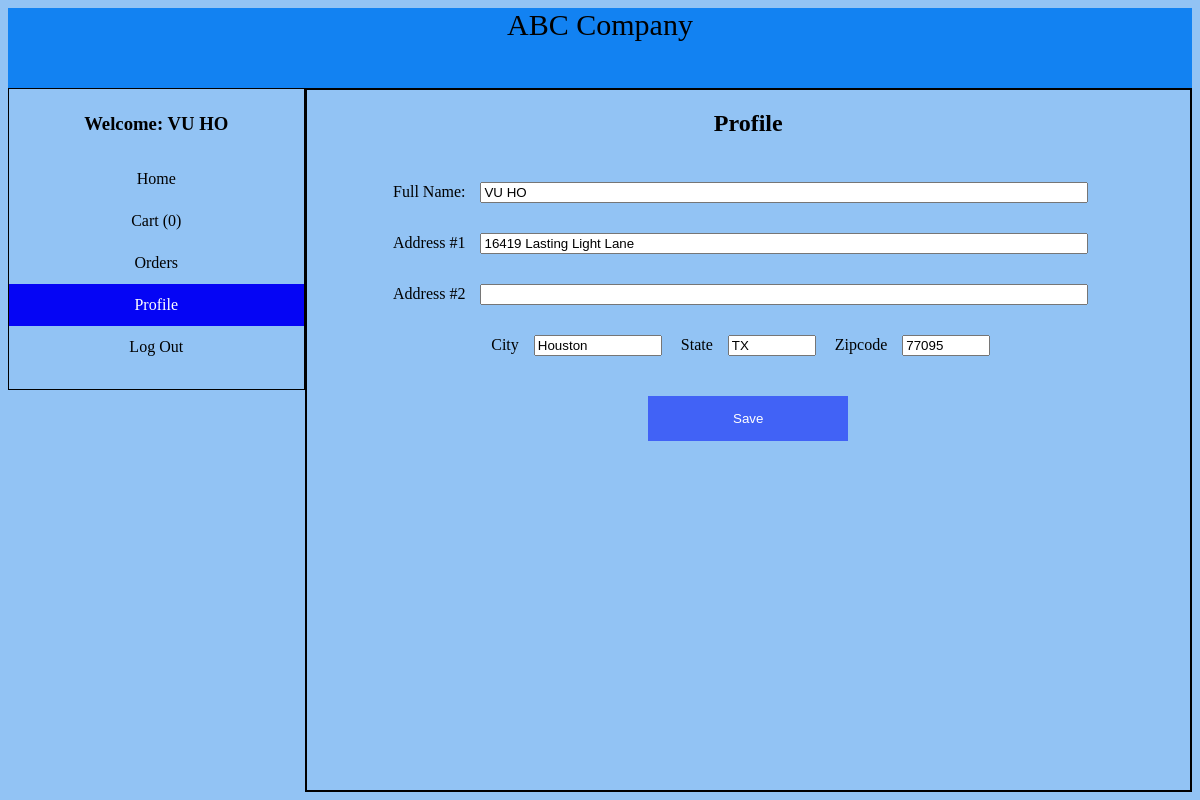
/profile.php (signed in), run on the app's committed database.
### tables this page shows
CREATE TABLE `user_profiles` (
  `userid` int(11) NOT NULL,
  `name` text DEFAULT '0',
  `address1` text DEFAULT '0',
  `address2` text DEFAULT '0',
  `city` text DEFAULT '0',
  `state` text DEFAULT '0',
  `zipcode` int(5) DEFAULT 0
);

### profile.php (the view, shortened to what this page needs)
<?php
require 'connect.php';
$name = '#';
$address1 = '#';
$address2 = '#';
$city = '#';
$state = '#';
$zipcode = '#';
try {
    $userid = $_SESSION['userid'];
    $sql = "SELECT * FROM user_profiles WHERE userid LIKE '$userid'";
    $statement = $conn->query($sql);
    $results = $statement->fetchAll(PDO::FETCH_ASSOC);
    if ($results) {
        foreach ($results as $result) {
            $name = $result['name'];
            $address1 = $result['address1'];
            if ($result['address2'] == '0') {
                $address2 = '';
            } else {
                $address2 = $result['address2'];
            }
            $city = $result['city'];
            $state = $result['state'];
            $zipcode = $result['zipcode'];
        }
    }
} catch (PDOException $error) {
    echo "#";
}
?>
<!DOCTYPE html>
<html>
<head>
    <link rel="stylesheet" href="CSS/dashboard.css">
    <link rel="stylesheet" href="CSS/profile.css">
</head>
<body>
    <header id="company_name">
        ABC Company
    </header>
    <section id="section1">
        <div id="left_box">
            <div style="text-align:center; padding: 5px;"><label for=" name">
                    <h3><b>Welcome:</b>
                </label><?php echo $name ?></h3>
            </div>
            <div class="vertical-menu">
                <a href="dashboard.php">Home</a>
                <a href="Cart.php">Cart (<?php echo $_SESSION['numberOfOrder'] ?>)</a>
                <a href="orders.php">Orders</a>
                <a href="profile.php" class="active">Profile</a>
                <a onclick="showConfirm()">Log Out</a>
            </div>
        </div>
        <div id="right_box">
            <h2 style="text-align: center;">Profile</h2>
            <form style="padding: 10px; text-align: center;" action="profile_filling_action.php" method="POST">
                <label for="name">Full Name:</label><input id="input_field" name="name" type="text"
                    value="<?php echo $name ?>" required><br>
                <label for="address1">Address #1</label><input id="input_field" name="address1" type="text"
                    value="<?php echo $address1 ?>" required><br>
                <label for="address2">Address #2</label><input id="input_field" name="address2" type="text"
                    value="<?php echo $address2 ?>"><br>
                <label for="city">City</label><input id="input_field" name="city" type="text" style="width: 120px;"
                    value="<?php echo $city ?>" required>
                <label for="state">State</label><input id="input_field" name="state" style="width: 80px;" type="text"
                    value="<?php echo $state ?>" required>
                <label for="zipcode">Zipcode</label><input id="input_field" name="zipcode" style="width: 80px;"
                    maxlength="5" type="number" value="<?php echo $zipcode ?>" required>
                <div style="text-align: center;"><button type="submit" name="pf_submit_button">Save</button>
                </div>
            </form>
        </div>
    </section>
</body>
</html>

### CSS/dashboard.css (style rules this page uses)
body { background-color: rgb(146, 195, 244); }
#company_name { text-align: center; font-size: 30px; height: 80px; background-color: rgb(18, 130, 242); }
#section1 { display: flex; }
#left_box { float: left; width: 25%; height: 300px; border: solid black 1px; }
#right_box { float: left; width: 75%; min-height: 700px; border: solid black 2px; }
.vertical-menu { text-align: center; }
.vertical-menu a { color: black; display: block; padding: 12px; text-decoration: none; }
.vertical-menu a.active { background-color: #0505f5; color: white; }

### CSS/profile.css (style rules this page uses)
#input_field { width: 600px; margin: 15px; }
form { margin: auto; }
form button { width: 200px; margin: 25px; padding: 15px; color: white; text-align: center; text-decoration: none; border: none; background-color: rgb(65, 98, 246); }

### data on the page
user_profiles: name "VU HO", address1 "16419 Lasting Light Lane", city "Houston", state "TX", zipcode "77095"

### other printed values
$_SESSION['numberOfOrder'] "0"
